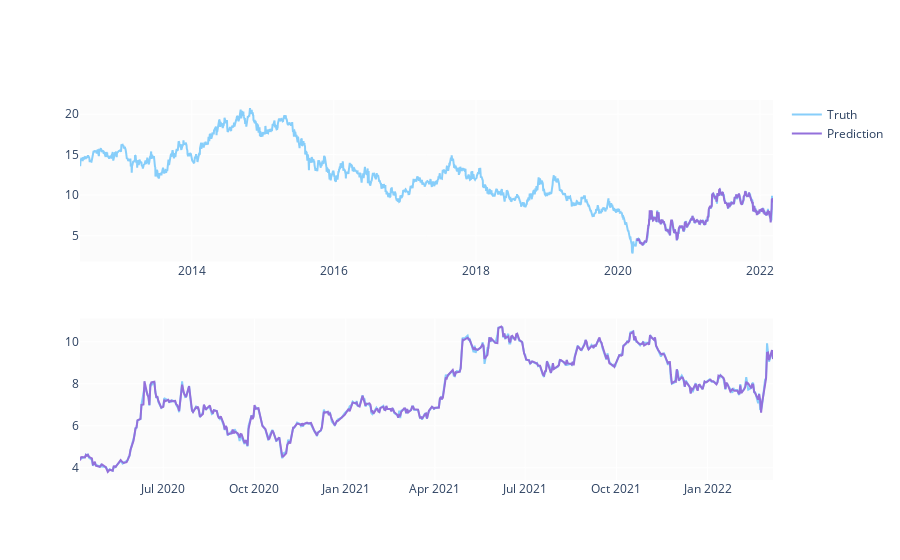

Notebook source saved alongside this figure:
### Code cell
predicted_prices = df.loc[test_split_idx+1:].copy()
predicted_prices['Otwarcie'] = y_pred

fig = make_subplots(rows=2, cols=1)
fig.add_trace(go.Scatter(x=df.Data, y=df.Otwarcie,
                        name='Truth',
                        marker_color='LightSkyBlue'), row=1, col=1)

fig.add_trace(go.Scatter(x=predicted_prices.Data,
                        y=predicted_prices.Otwarcie,
                        name='Prediction',
                        marker_color='MediumPurple'), row=1, col=1)

fig.add_trace(go.Scatter(x=predicted_prices.Data,
                        y=y_test,
                        name='Truth',
                        marker_color='LightSkyBlue',
                        showlegend=False), row=2, col=1)

fig.add_trace(go.Scatter(x=predicted_prices.Data,
                        y=y_pred,
                        name='Prediction',
                        marker_color='MediumPurple',
                        showlegend=False), row=2, col=1)

fig.show()

### Figure 1 — Plotly figure (JSON) as saved in the notebook; plotly's stock layout.template omitted (floating-point values rounded to 4 significant figures; data arrays with more than 128 entries replaced by an {"elided": "..."} marker saying what was removed)
{"data": [{"marker": {"color": "LightSkyBlue"}, "name": "Truth", "type": "scatter", "x": {"elided": "2445 str values"}, "xaxis": "x", "y": {"elided": "2445 float values"}, "yaxis": "y"}, {"marker": {"color": "MediumPurple"}, "name": "Prediction", "type": "scatter", "x": {"elided": "488 str values"}, "xaxis": "x", "y": {"elided": "488 float values"}, "yaxis": "y"}, {"marker": {"color": "LightSkyBlue"}, "name": "Truth", "showlegend": false, "type": "scatter", "x": {"elided": "488 str values"}, "xaxis": "x2", "y": {"elided": "488 float values"}, "yaxis": "y2"}, {"marker": {"color": "MediumPurple"}, "name": "Prediction", "showlegend": false, "type": "scatter", "x": {"elided": "488 str values"}, "xaxis": "x2", "y": {"elided": "488 float values"}, "yaxis": "y2"}], "layout": {"xaxis": {"anchor": "y", "domain": [0, 1]}, "xaxis2": {"anchor": "y2", "domain": [0, 1]}, "yaxis": {"anchor": "x", "domain": [0.575, 1]}, "yaxis2": {"anchor": "x2", "domain": [0, 0.425]}}}
